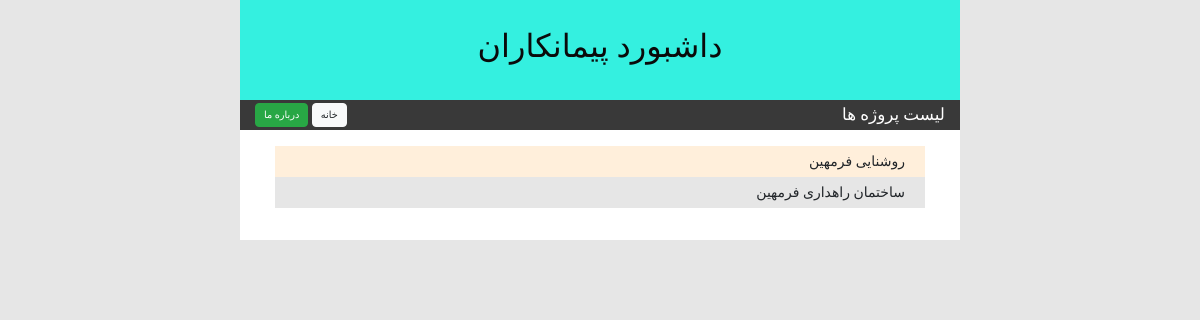
Page /accounting/projects_list/ on the earlier database version.
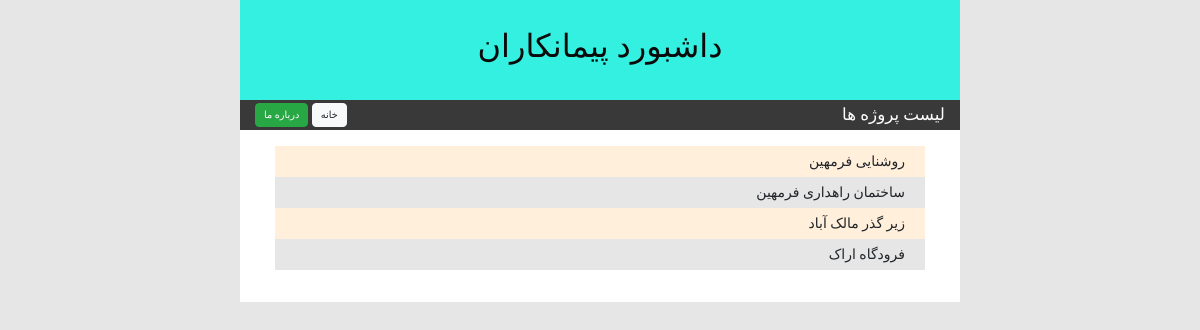
Same page on the later database version.
### Accounting/models.py (models this page shows, shortened)
class Project(models.Model):
    class Meta:
        verbose_name="پروژه"
        verbose_name_plural="پروژه ها"
    name=models.CharField('عنوان پروژه', max_length=50)

### Accounting/views.py (the view)
# urls.py: path('projects_list/',views.projects_list,name='projects_list'),
def projects_list(request):
    projects=Project.objects.all()
    context={
        'projects':projects
    }
    return render(request,'html/projects_list.html',context)

### Accounting/templates/html/projects_list.html (shortened to what this page needs)
{% extends  "html/base.html" %}
{% load static %}
{% block toolbar_title %}
لیست پروژه ها
{% endblock %}
{% block main_content %}
  <div class="row">
    <div class="col py-3">
        {% if projects %}
        <ul class="item-list">
            {% for project in projects %}
                <li>
                        <a href='#'>
                          {{ project.name}}
                       </a>
                </li>
            {% endfor %}
        </ul>
        {% else %}
        <div class="alert alert-danger">
            در حال حاضر هیچ پروژه ای برای نمایش وجود ندارد.
        </div>
    </div>
</div>
    {% endif %}
{% endblock %}

### Accounting/templates/html/base.html (shortened to what this page needs)
{% load static %}
{% load humanize %}
<!DOCTYPE html>
<html lang="fa_IR">
<head>
  <link rel="stylesheet" href="https://stackpath.bootstrapcdn.com/bootstrap/4.4.1/css/bootstrap.min.css"
>
  <link rel="stylesheet" type="text/css" href="{% static "/accounting/css/main.css" %}">
</head>
<body dir="rtl">
<div class="container" id="container">
    <div class="row align-items-center" id="header">
        <div class="col text-center">
            <h2>
                داشبورد پیمانکاران
            </h2>
        </div>
    </div>
  <div class="row align-items-center" id="toolbar">
            <div class="col-6">
                <h4>
                    {% block toolbar_title %}{% endblock %}
                </h4>
            </div>
        <div class="col-6 text-left">
                <a class="btn btn-light py-1 px-2" href="/" >
                    خانه
                </a>
                <a class="btn btn-success py-1 px-2" href="#">
                        درباره ما
                </a>
        </div>
    </div>
    {% block main_content %}{% endblock %}
</div>
</body>
</html>

### Accounting/static/accounting/css/main.css (style rules this page uses)
body { direction: rtl; text-align: right; font-family: IRANSansWebFaNum; font-size: 14px !important; margin: 0; background-color: #e6e6e6; }
#container { max-width: 720px; margin: 0 auto; background-color: #ffffff; }
#header { background-color: #34f0e0; color: #0a0a0a; height: 100px; }
#toolbar { background-color: #393939; color: #ffffff; min-height: 30px; }
#toolbar h4 { font-size: 1.2em; margin: 0; }
#toolbar .btn { font-size: 0.7em; }
ul.item-list { padding: 0 20px; }
ul.item-list > li { list-style: none; padding: 5px 20px; background-color: #ffefdb; }
ul.item-list > li:nth-child(2n) { background-color: #e6e6e6; }
ul.item-list > li > a { display: block; text-decoration: none; color: inherit; }

Differences in the rows shown:
added Project: name "زیر گذر مالک آباد"
added Project: name "فرودگاه اراک"
